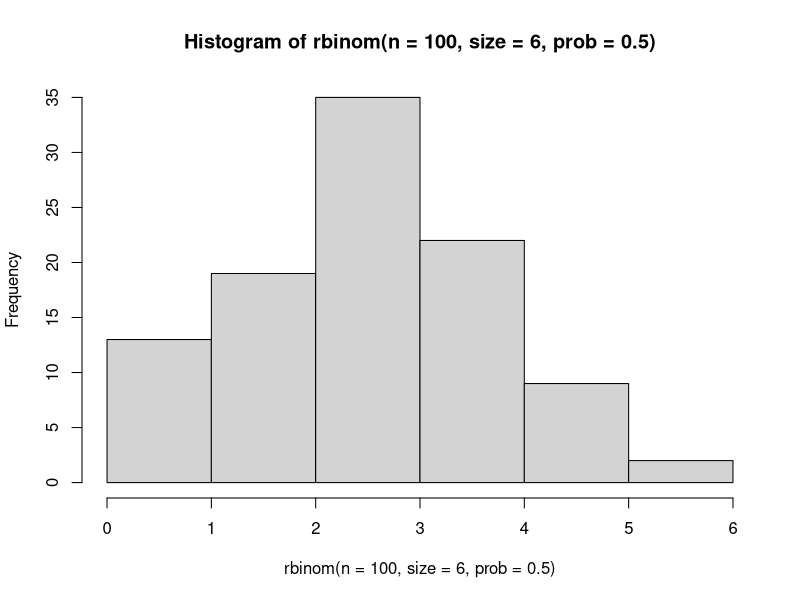
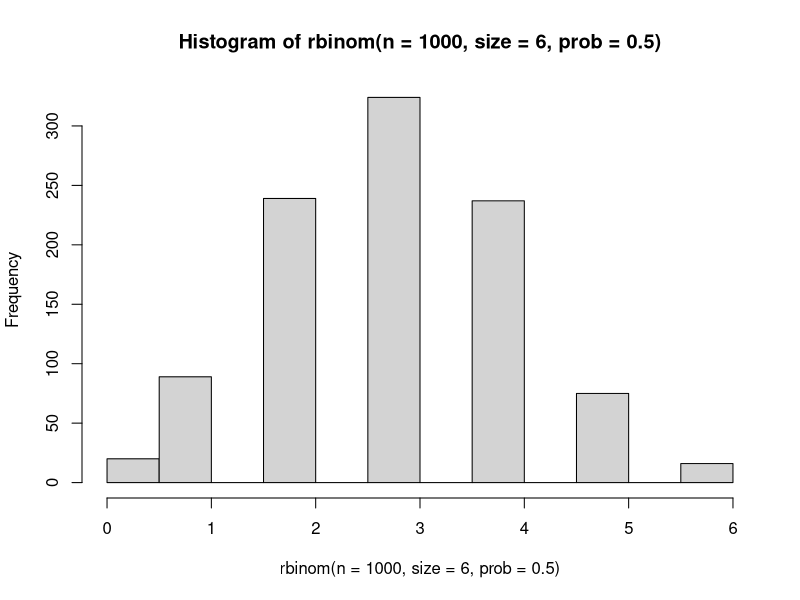
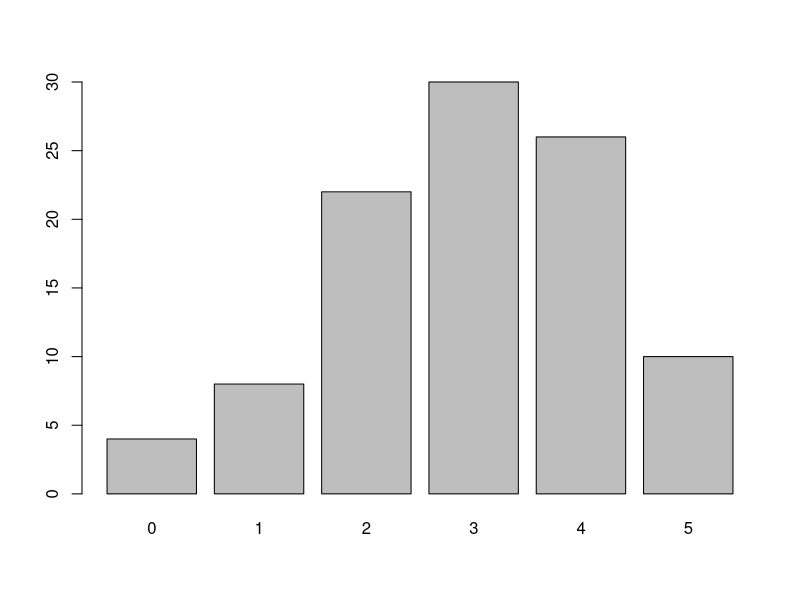
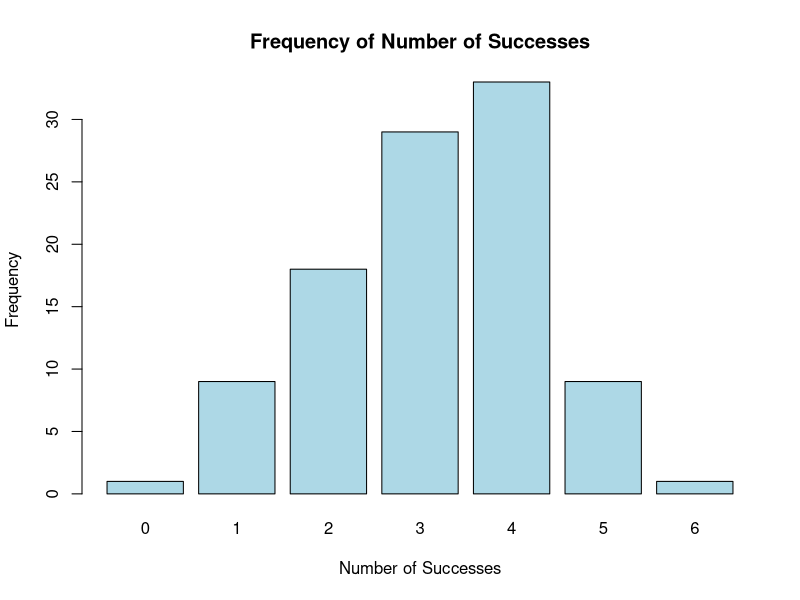
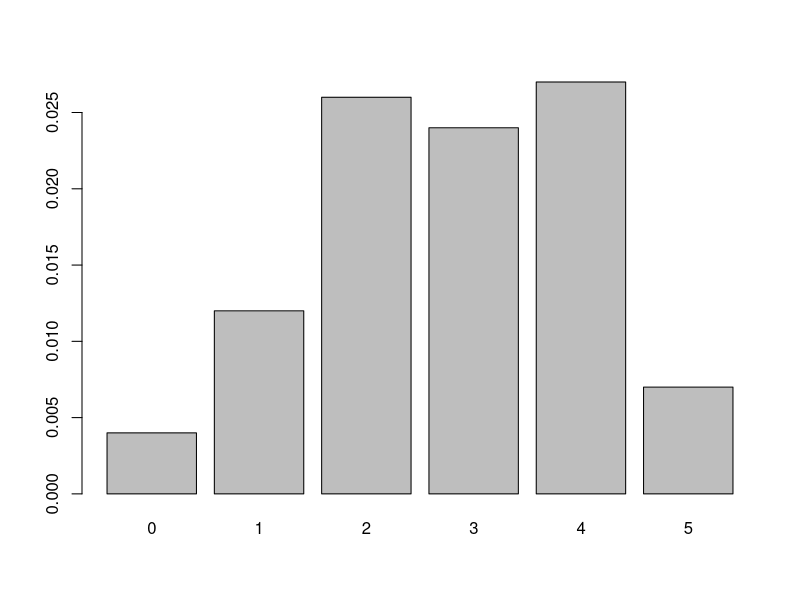

R code for these plots, in order:
## ---- chunk 1

table(rbinom(n=100,size=6,prob=0.5))

## ---- chunk 2
rbinom(n=100,size=6,prob=0.5)
## ---- chunk 3
hist(rbinom(n=100,size=6,prob=0.5))

hist(rbinom(n=1000,size=6,prob=0.5))
## ---- chunk 4
barplot(table(rbinom(n=100, size=6, prob=0.5)))
## ---- chunk 5
# Generate the data
data <- rbinom(n=100, size=6, prob=0.5)

# Create a frequency table
freq_table <- table(data)

# Plot the frequency table
barplot(freq_table, 
        main="Frequency of Number of Successes", 
        xlab="Number of Successes", 
        ylab="Frequency", 
        col="lightblue", 
        border="black")

## ---- chunk 6
table(rbinom(n=1000,size=6,prob=0.5))/1000
barplot(table(rbinom(n=100,size=6,prob=0.5))/1000)
